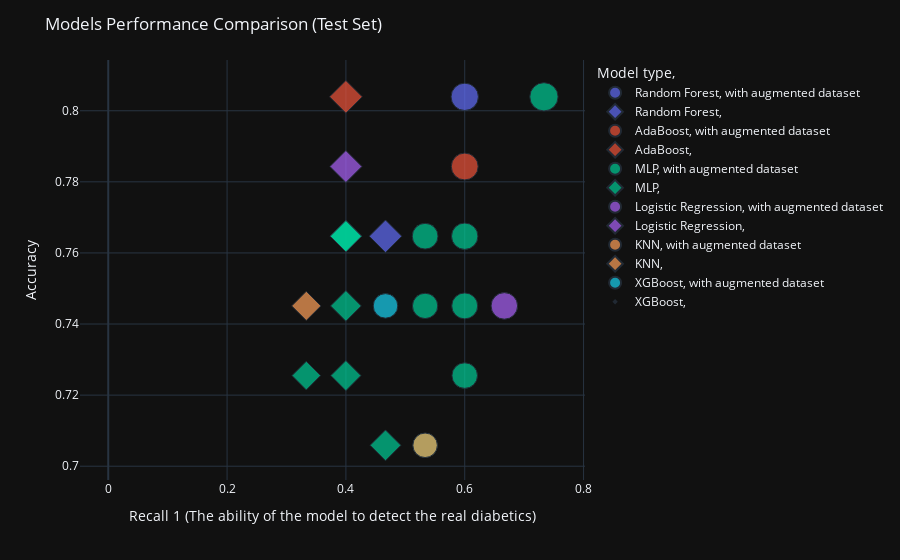

Here is the notebook cell this chart was saved with:
### Code cell
compare_models_performance(df_metrics_results, model_colors,model_types,model_types_full_names,x="test_recall_1",y="test_accuracy",
                           xlabel="Recall 1 (The ability of the model to detect the real diabetics)", ylabel="Accuracy",title="Models Performance Comparison (Test Set)")

### Figure 1 — Plotly figure (JSON) as saved in the notebook; plotly's stock layout.template omitted (floating-point values rounded to 4 significant figures)
{"data": [{"hovertemplate": "<b>%{hovertext}</b><br>Accuracy : %{y:.2f}<br>Recall 1 : %{x:.2f}", "hovertext": ["Random Forest"], "legendgroup": "Random Forest, with augmented dataset", "marker": {"color": "#636efa", "size": [0.6429], "sizemode": "area", "sizeref": 0.001719, "symbol": "circle"}, "mode": "markers", "name": "Random Forest, with augmented dataset", "orientation": "v", "showlegend": true, "x": [0.6], "xaxis": "x", "y": [0.8039], "yaxis": "y", "type": "scatter"}, {"hovertemplate": "<b>%{hovertext}</b><br>Accuracy : %{y:.2f}<br>Recall 1 : %{x:.2f}", "hovertext": ["Random Forest"], "legendgroup": "Random Forest, ", "marker": {"color": "#636efa", "size": [0.5385], "sizemode": "area", "sizeref": 0.001719, "symbol": "diamond"}, "mode": "markers", "name": "Random Forest, ", "orientation": "v", "showlegend": true, "x": [0.4667], "xaxis": "x", "y": [0.7647], "yaxis": "y", "type": "scatter"}, {"hovertemplate": "<b>%{hovertext}</b><br>Accuracy : %{y:.2f}<br>Recall 1 : %{x:.2f}", "hovertext": ["AdaBoost"], "legendgroup": "AdaBoost, with augmented dataset", "marker": {"color": "#EF553B", "size": [0.6207], "sizemode": "area", "sizeref": 0.001719, "symbol": "circle"}, "mode": "markers", "name": "AdaBoost, with augmented dataset", "orientation": "v", "showlegend": true, "x": [0.6], "xaxis": "x", "y": [0.7843], "yaxis": "y", "type": "scatter"}, {"hovertemplate": "<b>%{hovertext}</b><br>Accuracy : %{y:.2f}<br>Recall 1 : %{x:.2f}", "hovertext": ["AdaBoost"], "legendgroup": "AdaBoost, ", "marker": {"color": "#EF553B", "size": [0.5455], "sizemode": "area", "sizeref": 0.001719, "symbol": "diamond"}, "mode": "markers", "name": "AdaBoost, ", "orientation": "v", "showlegend": true, "x": [0.4], "xaxis": "x", "y": [0.8039], "yaxis": "y", "type": "scatter"}, {"hovertemplate": "<b>%{hovertext}</b><br>Accuracy : %{y:.2f}<br>Recall 1 : %{x:.2f}", "hovertext": ["MLP_10_10_10", "MLP_10_10_10_10_10", "MLP_10_10_10_10", "MLP_10_10", "MLP_8_4", "MLP_10", "MLP_100_50_10"], "legendgroup": "MLP, with augmented dataset", "marker": {"color": "#00cc96", "size": [0.6875, 0.6, 0.5714, 0.5806, 0.5517, 0.5625, 0.5161], "sizemode": "area", "sizeref": 0.001719, "symbol": "circle"}, "mode": "markers", "name": "MLP, with augmented dataset", "orientation": "v", "showlegend": true, "x": [0.7333, 0.6, 0.5333, 0.6, 0.5333, 0.6, 0.5333], "xaxis": "x", "y": [0.8039, 0.7647, 0.7647, 0.7451, 0.7451, 0.7255, 0.7059], "yaxis": "y", "type": "scatter"}, {"hovertemplate": "<b>%{hovertext}</b><br>Accuracy : %{y:.2f}<br>Recall 1 : %{x:.2f}", "hovertext": ["MLP_10_10_10", "MLP_10", "MLP_10_10", "MLP_8_4", "MLP_100_50_10", "MLP_10_10_10_10", "MLP_10_10_10_10_10"], "legendgroup": "MLP, ", "marker": {"color": "#00cc96", "size": [0.5, 0.5, 0.5, 0.48, 0.4167, 0.4615, 0.4828], "sizemode": "area", "sizeref": 0.001719, "symbol": "diamond"}, "mode": "markers", "name": "MLP, ", "orientation": "v", "showlegend": true, "x": [0.4, 0.4, 0.4, 0.4, 0.3333, 0.4, 0.4667], "xaxis": "x", "y": [0.7647, 0.7647, 0.7647, 0.7451, 0.7255, 0.7255, 0.7059], "yaxis": "y", "type": "scatter"}, {"hovertemplate": "<b>%{hovertext}</b><br>Accuracy : %{y:.2f}<br>Recall 1 : %{x:.2f}", "hovertext": ["Logistic Regression"], "legendgroup": "Logistic Regression, with augmented dataset", "marker": {"color": "#ab63fa", "size": [0.6061], "sizemode": "area", "sizeref": 0.001719, "symbol": "circle"}, "mode": "markers", "name": "Logistic Regression, with augmented dataset", "orientation": "v", "showlegend": true, "x": [0.6667], "xaxis": "x", "y": [0.7451], "yaxis": "y", "type": "scatter"}, {"hovertemplate": "<b>%{hovertext}</b><br>Accuracy : %{y:.2f}<br>Recall 1 : %{x:.2f}", "hovertext": ["Logistic Regression"], "legendgroup": "Logistic Regression, ", "marker": {"color": "#ab63fa", "size": [0.5217], "sizemode": "area", "sizeref": 0.001719, "symbol": "diamond"}, "mode": "markers", "name": "Logistic Regression, ", "orientation": "v", "showlegend": true, "x": [0.4], "xaxis": "x", "y": [0.7843], "yaxis": "y", "type": "scatter"}, {"hovertemplate": "<b>%{hovertext}</b><br>Accuracy : %{y:.2f}<br>Recall 1 : %{x:.2f}", "hovertext": ["KNN"], "legendgroup": "KNN, with augmented dataset", "marker": {"color": "#FFA15A", "size": [0.5161], "sizemode": "area", "sizeref": 0.001719, "symbol": "circle"}, "mode": "markers", "name": "KNN, with augmented dataset", "orientation": "v", "showlegend": true, "x": [0.5333], "xaxis": "x", "y": [0.7059], "yaxis": "y", "type": "scatter"}, {"hovertemplate": "<b>%{hovertext}</b><br>Accuracy : %{y:.2f}<br>Recall 1 : %{x:.2f}", "hovertext": ["KNN"], "legendgroup": "KNN, ", "marker": {"color": "#FFA15A", "size": [0.4348], "sizemode": "area", "sizeref": 0.001719, "symbol": "diamond"}, "mode": "markers", "name": "KNN, ", "orientation": "v", "showlegend": true, "x": [0.3333], "xaxis": "x", "y": [0.7451], "yaxis": "y", "type": "scatter"}, {"hovertemplate": "<b>%{hovertext}</b><br>Accuracy : %{y:.2f}<br>Recall 1 : %{x:.2f}", "hovertext": ["XGBoost"], "legendgroup": "XGBoost, with augmented dataset", "marker": {"color": "#19d3f3", "size": [0.5185], "sizemode": "area", "sizeref": 0.001719, "symbol": "circle"}, "mode": "markers", "name": "XGBoost, with augmented dataset", "orientation": "v", "showlegend": true, "x": [0.4667], "xaxis": "x", "y": [0.7451], "yaxis": "y", "type": "scatter"}, {"hovertemplate": "<b>%{hovertext}</b><br>Accuracy : %{y:.2f}<br>Recall 1 : %{x:.2f}", "hovertext": ["XGBoost"], "legendgroup": "XGBoost, ", "marker": {"color": "#19d3f3", "size": [0.0], "sizemode": "area", "sizeref": 0.001719, "symbol": "diamond"}, "mode": "markers", "name": "XGBoost, ", "orientation": "v", "showlegend": true, "x": [0.0], "xaxis": "x", "y": [0.7059], "yaxis": "y", "type": "scatter"}], "layout": {"xaxis": {"anchor": "y", "domain": [0.0, 1.0], "title": {"text": "Recall 1 (The ability of the model to detect the real diabetics)"}}, "yaxis": {"anchor": "x", "domain": [0.0, 1.0], "title": {"text": "Accuracy"}}, "legend": {"title": {"text": "Model type, "}, "tracegroupgap": 0, "itemsizing": "constant"}, "margin": {"t": 60}, "title": {"text": "Models Performance Comparison (Test Set)"}, "hovermode": "x"}}
